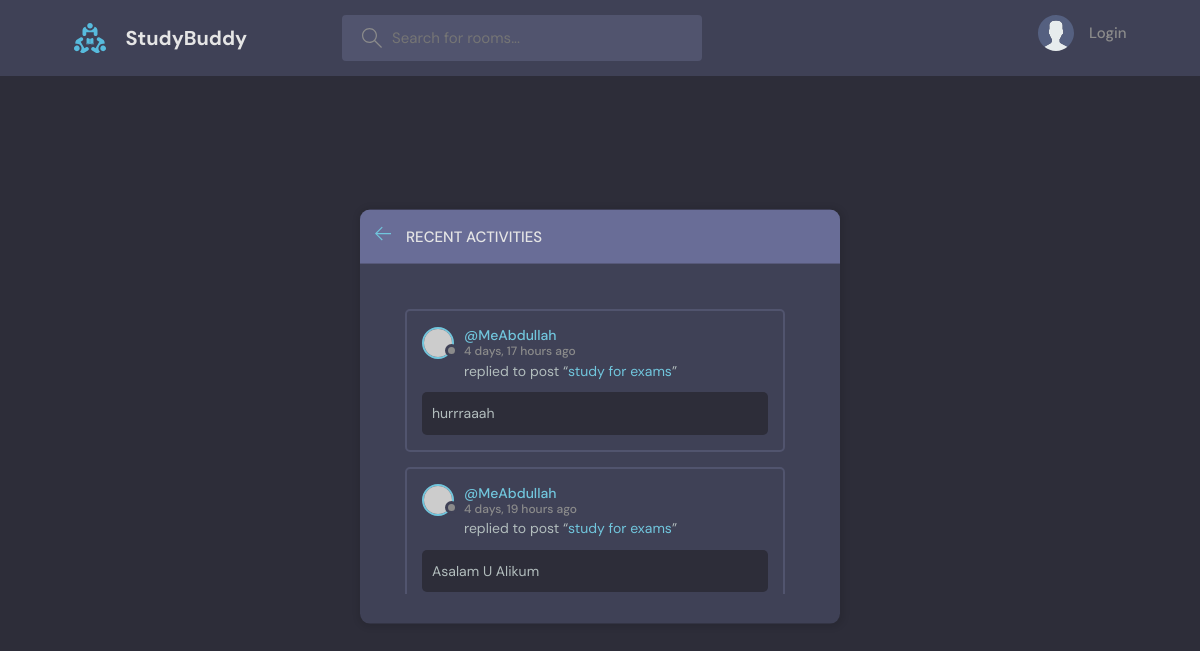
The page /recentActivities/ on the database as committed earlier.
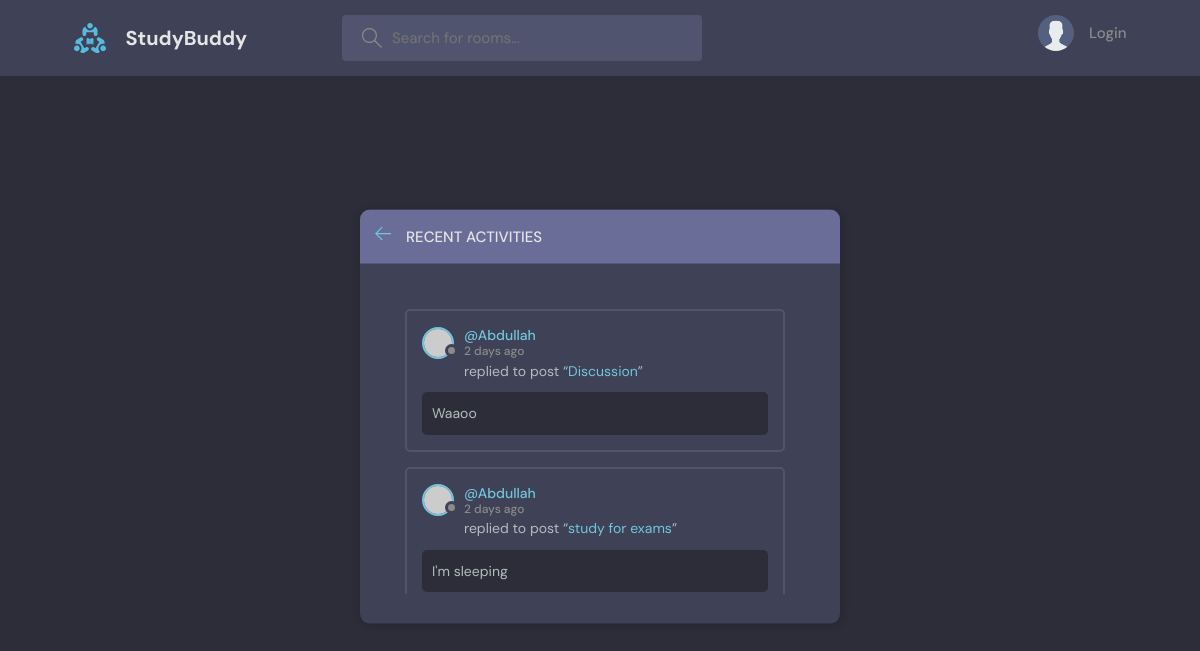
The same page on the database as committed later.
### base/models.py (models this page shows, shortened)
class Message(models.Model):
    user = models.ForeignKey(User, on_delete=models.CASCADE)
    room = models.ForeignKey(Room, on_delete=models.CASCADE)
    body = models.TextField()
    updated = models.DateTimeField(auto_now=True)
    created = models.DateTimeField(auto_now_add=True)
    class Meta:
        ordering = ['-updated', '-created']

class Room(models.Model):
    host = models.ForeignKey(User, on_delete=models.SET_NULL, null=True)
    topic = models.ForeignKey(Topic, on_delete=models.SET_NULL, null=True)
    name = models.CharField(max_length=200)
    participants = models.ManyToManyField(User,related_name="participants",blank=True)
    description = models.TextField(null=True, blank=True)
    updated = models.DateTimeField(auto_now=True)
    created = models.DateTimeField(auto_now_add=True)
    class Meta:
        ordering = ['-updated', '-created']

### base/views.py (the view)
# urls.py: path('recentActivities/',views.recentActivities,name="recentActivities"),
def recentActivities(request):
    q = request.GET.get('q', '')
    room_messages = Message.objects.filter(Q(room__topic__name__icontains = q))
    return render(request,'base/activity.html', {'room_messages' : room_messages})

### base/templates/base/activity.html (shortened to what this page needs)
{% extends 'main.html' %}
{% block content %}
<main class="layout">
  <div class="container">
    <div class="layout__box">
      <div class="layout__boxHeader">
        <div class="layout__boxTitle">
          <a href="{% url 'home' %}">
            <svg version="1.1" xmlns="http://www.w3.org/2000/svg" width="32" height="32" viewBox="0 0 32 32">
              <title>arrow-left</title>
              <path d="M13.723 2.286l-13.723 13.714 13.719 13.714 1.616-1.611-10.96-10.96h27.625v-2.286h-27.625l10.965-10.965-1.616-1.607z"></path>
            </svg>
          </a>
          <h3>Recent Activities</h3>
        </div>
      </div>
      <div class="activities-page layout__body" style="max-height: 300px; overflow-y: auto; padding-right: 10px; scrollbar-width: thin; scrollbar-color: black transparent;">
        {% for msg in room_messages %}
        <div class="activities__box">
          <div class="activities__boxHeader roomListRoom__header">
            <a href="{% url 'userProfile' msg.user.id %}" class="roomListRoom__author">
              <div class="avatar avatar--small">
                <img src="https://randomuser.me/api/portraits/women/11.jpg" />
              </div>
              <p>
                @{{msg.user}}
                <span>{{msg.created|timesince}} ago</span>
              </p>
            </a>
          </div>
          <div class="activities__boxContent">
            <p>replied to post “<a href="{% url 'room' msg.room.id %}">{{msg.room.name}}</a>”</p>
            <div class="activities__boxRoomContent">
              {{msg.body}}
            </div>
          </div>
        </div>
        {% endfor %}
      </div>
    </div>
  </div>
</main>
{% endblock content %}

Rows that differ between the two databases and show on the page:
removed Message: user "MeAbdullah", created "4 days, 17 hours", room.name "study for exams", body "hurrraaah"
no longer on this page (row unchanged): Message: user "MeAbdullah", created "4 days, 19 hours", room.name "study for exams", body "Asalam U Alikum"
added Message: user "Abdullah", created "2 days", room.name "Discussion", body "Waaoo"
added Message: user "Abdullah", created "2 days", room.name "study for exams", body "I'm sleeping"
